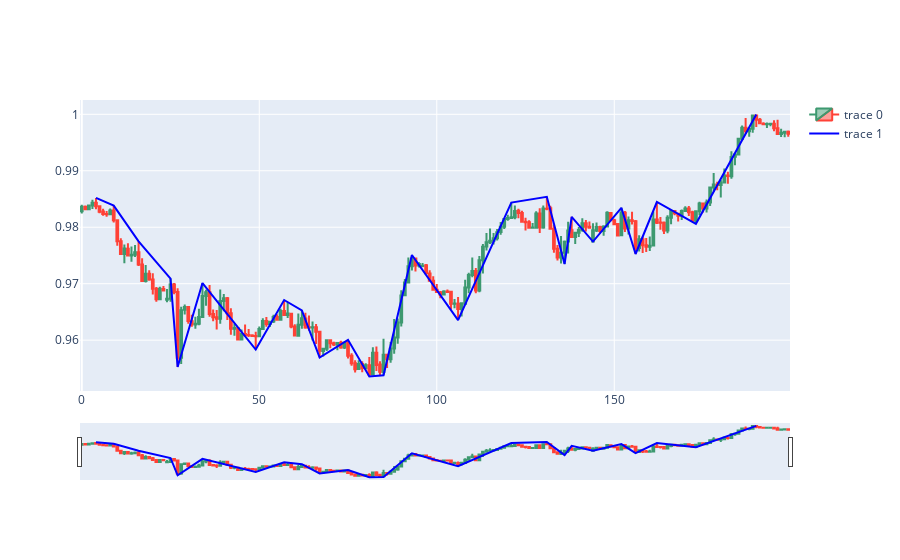

This figure's notebook cell:
### Code cell
import plotly.graph_objects as go
from datetime import datetime

fig = go.Figure(data=[go.Candlestick(x=dfpl.index,
                open=dfpl['open'],
                high=dfpl['high'],
                low=dfpl['low'],
                close=dfpl['close'])])
fig.add_trace(go.Scatter(x=ts_pivots.index, y=ts_pivots.values,line_color='blue'))
fig.show()

### Figure 1 — Plotly figure (JSON) as saved in the notebook; plotly's stock layout.template omitted (floating-point values rounded to 4 significant figures; data arrays with more than 128 entries replaced by an {"elided": "..."} marker saying what was removed)
{"data": [{"close": {"elided": "200 float values"}, "high": {"elided": "200 float values"}, "low": {"elided": "200 float values"}, "open": {"elided": "200 float values"}, "type": "candlestick", "x": {"elided": "200 int values"}}, {"line": {"color": "blue"}, "type": "scatter", "x": [4, 9, 16, 25, 27, 34, 49, 57, 62, 67, 75, 81, 85, 93, 106, 121, 131, 136, 138, 144, 152, 156, 162, 173, 190], "y": [0.9852, 0.9838, 0.9775, 0.9709, 0.9552, 0.9701, 0.9583, 0.9671, 0.9653, 0.9569, 0.9601, 0.9536, 0.9538, 0.9751, 0.9636, 0.9844, 0.9854, 0.9735, 0.9819, 0.9775, 0.9834, 0.9753, 0.9845, 0.9806, 1.0]}], "layout": {}}
